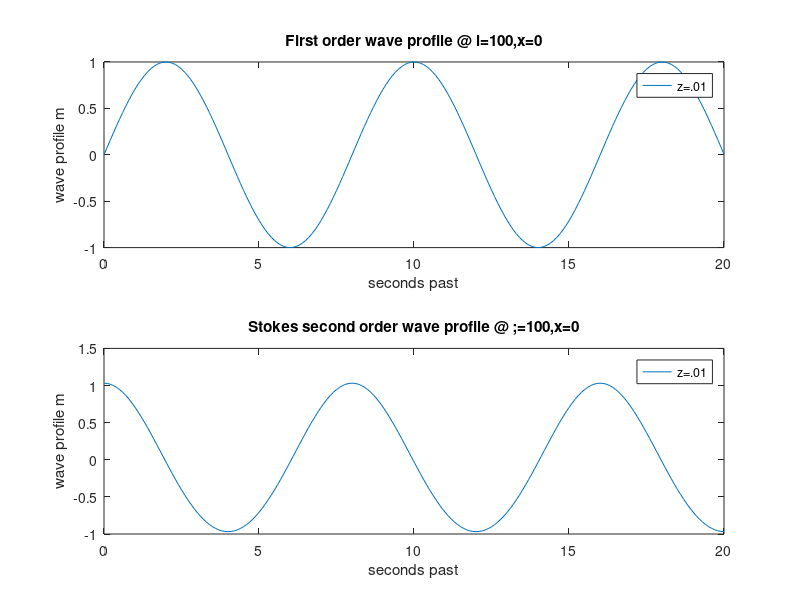

Write the MATLAB code that produced this figure. (Note: this script raises an error after producing the figure.)
l=100;x=0;g=9.81;k=(2*pi/l);o=sqrt(2*pi*g/l);t=0:.1:20;

for r=.01:.01:.09;
  
  z0=r*l;z1=z0*sin(o*t-k*x);z2=z0*cos(o*t-k*x)+.5*k*(z0^2)*cos(2*(o*t-k*x));
  
  figure(1)
  
  subplot(2,1,1) 
  plot(t,z1) 
  title('First order wave profile @ l=100,x=0')
  xlabel('seconds past') 
  ylabel('wave profile m')
  legend('z=.01','z=.02','z=.03','z=.04','z=.05','z=.06','z=.07','z=.08','z=.09')
  
  subplot(2,1,2) 
  plot(t,z2) 
  title('Stokes second order wave profile @ ;=100,x=0')
  xlabel('seconds past') 
  ylabel('wave profile m')
  legend('z=.01','z=.02','z=.03','z=.04','z=.05','z=.06','z=.07','z=.08','z=.09')
  
  hold on grid on 
  end # Written by Armani Willis citing ctretow 1.19